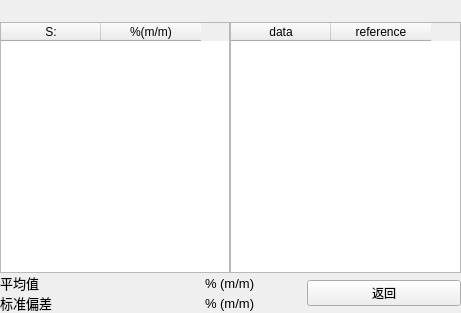
<?xml version="1.0" encoding="UTF-8"?>
<ui version="4.0">
 <class>showsamplemeasurement</class>
 <widget class="QWidget" name="showsamplemeasurement">
  <property name="geometry">
   <rect>
    <x>0</x>
    <y>0</y>
    <width>461</width>
    <height>313</height>
   </rect>
  </property>
  <property name="windowTitle">
   <string>Form</string>
  </property>
  <layout class="QGridLayout" name="gridLayout_2">
   <property name="leftMargin">
    <number>0</number>
   </property>
   <property name="topMargin">
    <number>0</number>
   </property>
   <property name="rightMargin">
    <number>0</number>
   </property>
   <property name="bottomMargin">
    <number>0</number>
   </property>
   <property name="spacing">
    <number>0</number>
   </property>
   <item row="0" column="0">
    <layout class="QVBoxLayout" name="verticalLayout_2">
     <property name="spacing">
      <number>0</number>
     </property>
     <item>
      <layout class="QHBoxLayout" name="horizontalLayout_2" stretch="1">
       <property name="spacing">
        <number>0</number>
       </property>
       <item>
        <layout class="QVBoxLayout" name="verticalLayout">
         <property name="spacing">
          <number>0</number>
         </property>
         <item>
          <widget class="QPushButton" name="pushButton_2">
           <property name="text">
            <string/>
           </property>
           <property name="flat">
            <bool>true</bool>
           </property>
          </widget>
         </item>
         <item>
          <widget class="QWidget" name="widget" native="true">
           <layout class="QGridLayout" name="gridLayout_3">
            <property name="leftMargin">
             <number>0</number>
            </property>
            <property name="topMargin">
             <number>0</number>
            </property>
            <property name="rightMargin">
             <number>0</number>
            </property>
            <property name="bottomMargin">
             <number>0</number>
            </property>
            <property name="spacing">
             <number>0</number>
            </property>
            <item row="0" column="0">
             <layout class="QHBoxLayout" name="horizontalLayout_3" stretch="0,0">
              <property name="spacing">
               <number>0</number>
              </property>
              <item>
               <widget class="QTableWidget" name="tableWidget">
                <column>
                 <property name="text">
                  <string>S:</string>
                 </property>
                </column>
                <column>
                 <property name="text">
                  <string>%(m/m)</string>
                 </property>
                </column>
               </widget>
              </item>
              <item>
               <widget class="QTableWidget" name="tableWidget_hide">
                <column>
                 <property name="text">
                  <string>data</string>
                 </property>
                </column>
                <column>
                 <property name="text">
                  <string>reference</string>
                 </property>
                </column>
               </widget>
              </item>
             </layout>
            </item>
           </layout>
          </widget>
         </item>
        </layout>
       </item>
      </layout>
     </item>
     <item>
      <layout class="QHBoxLayout" name="horizontalLayout" stretch="2,1">
       <property name="spacing">
        <number>0</number>
       </property>
       <item>
        <layout class="QGridLayout" name="gridLayout">
         <property name="spacing">
          <number>0</number>
         </property>
         <item row="0" column="0">
          <widget class="QLabel" name="label">
           <property name="sizePolicy">
            <sizepolicy hsizetype="Minimum" vsizetype="Minimum">
             <horstretch>0</horstretch>
             <verstretch>0</verstretch>
            </sizepolicy>
           </property>
           <property name="font">
            <font>
             <pointsize>10</pointsize>
            </font>
           </property>
           <property name="text">
            <string>平均值</string>
           </property>
          </widget>
         </item>
         <item row="0" column="1">
          <widget class="QLabel" name="label_average">
           <property name="sizePolicy">
            <sizepolicy hsizetype="Minimum" vsizetype="Minimum">
             <horstretch>0</horstretch>
             <verstretch>0</verstretch>
            </sizepolicy>
           </property>
           <property name="font">
            <font>
             <pointsize>10</pointsize>
            </font>
           </property>
           <property name="text">
            <string/>
           </property>
          </widget>
         </item>
         <item row="0" column="2">
          <widget class="QLabel" name="label_3">
           <property name="sizePolicy">
            <sizepolicy hsizetype="Minimum" vsizetype="Minimum">
             <horstretch>0</horstretch>
             <verstretch>0</verstretch>
            </sizepolicy>
           </property>
           <property name="font">
            <font>
             <pointsize>10</pointsize>
            </font>
           </property>
           <property name="text">
            <string>% (m/m)</string>
           </property>
          </widget>
         </item>
         <item row="1" column="0">
          <widget class="QLabel" name="label_2">
           <property name="sizePolicy">
            <sizepolicy hsizetype="Minimum" vsizetype="Minimum">
             <horstretch>0</horstretch>
             <verstretch>0</verstretch>
            </sizepolicy>
           </property>
           <property name="font">
            <font>
             <pointsize>10</pointsize>
            </font>
           </property>
           <property name="text">
            <string>标准偏差</string>
           </property>
          </widget>
         </item>
         <item row="1" column="1">
          <widget class="QLabel" name="label_deviation">
           <property name="sizePolicy">
            <sizepolicy hsizetype="Minimum" vsizetype="Minimum">
             <horstretch>0</horstretch>
             <verstretch>0</verstretch>
            </sizepolicy>
           </property>
           <property name="font">
            <font>
             <pointsize>10</pointsize>
            </font>
           </property>
           <property name="text">
            <string/>
           </property>
          </widget>
         </item>
         <item row="1" column="2">
          <widget class="QLabel" name="label_4">
           <property name="sizePolicy">
            <sizepolicy hsizetype="Minimum" vsizetype="Minimum">
             <horstretch>0</horstretch>
             <verstretch>0</verstretch>
            </sizepolicy>
           </property>
           <property name="font">
            <font>
             <pointsize>10</pointsize>
            </font>
           </property>
           <property name="text">
            <string>% (m/m)</string>
           </property>
          </widget>
         </item>
        </layout>
       </item>
       <item>
        <widget class="QPushButton" name="pushButton">
         <property name="sizePolicy">
          <sizepolicy hsizetype="Minimum" vsizetype="Fixed">
           <horstretch>0</horstretch>
           <verstretch>0</verstretch>
          </sizepolicy>
         </property>
         <property name="text">
          <string>返回</string>
         </property>
        </widget>
       </item>
      </layout>
     </item>
    </layout>
   </item>
  </layout>
 </widget>
 <resources/>
 <connections/>
</ui>
